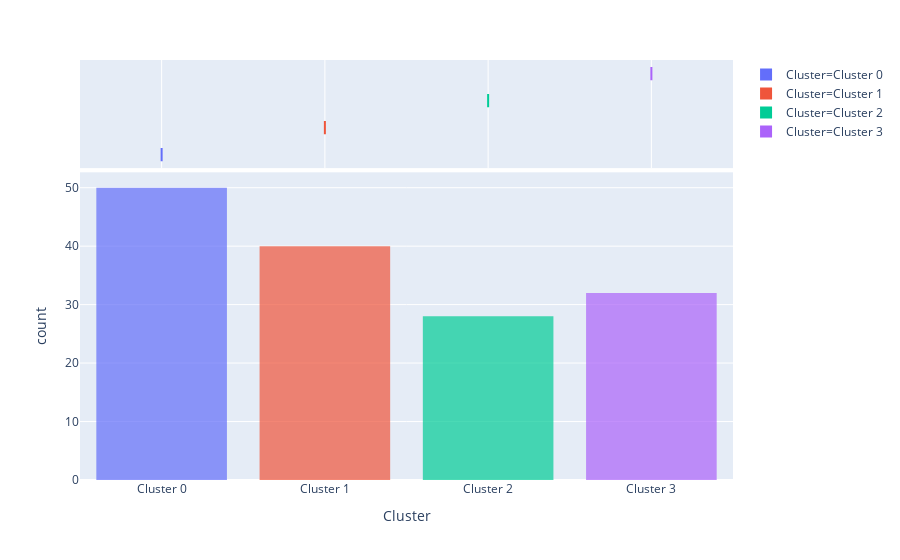

Notebook cell for this chart:
### Code cell
plot_model(kmeans,plot='distribution')

### Figure 1 — Plotly figure (JSON) as saved in the notebook; plotly's stock layout.template omitted (floating-point values rounded to 4 significant figures; data arrays with more than 128 entries replaced by an {"elided": "..."} marker saying what was removed)
{"data": [{"alignmentgroup": "True", "bingroup": "x", "hoverlabel": {"namelength": 0}, "hovertemplate": "Cluster=%{x}<br>count=%{y}", "legendgroup": "Cluster=Cluster 0", "marker": {"color": "#636efa", "opacity": 0.7}, "name": "Cluster=Cluster 0", "offsetgroup": "Cluster=Cluster 0", "orientation": "v", "showlegend": true, "type": "histogram", "x": ["Cluster 0", "Cluster 0", "Cluster 0", "Cluster 0", "Cluster 0", "Cluster 0", "Cluster 0", "Cluster 0", "Cluster 0", "Cluster 0", "Cluster 0", "Cluster 0", "Cluster 0", "Cluster 0", "Cluster 0", "Cluster 0", "Cluster 0", "Cluster 0", "Cluster 0", "Cluster 0", "Cluster 0", "Cluster 0", "Cluster 0", "Cluster 0", "Cluster 0", "Cluster 0", "Cluster 0", "Cluster 0", "Cluster 0", "Cluster 0", "Cluster 0", "Cluster 0", "Cluster 0", "Cluster 0", "Cluster 0", "Cluster 0", "Cluster 0", "Cluster 0", "Cluster 0", "Cluster 0", "Cluster 0", "Cluster 0", "Cluster 0", "Cluster 0", "Cluster 0", "Cluster 0", "Cluster 0", "Cluster 0", "Cluster 0", "Cluster 0"], "xaxis": "x", "yaxis": "y"}, {"alignmentgroup": "True", "customdata": {"elided": "50x7 mixed values"}, "hoverlabel": {"namelength": 0}, "hovertemplate": "Cluster=%{customdata[6]}<br>Id=%{customdata[0]}<br>SepalLengthCm=%{customdata[1]}<br>SepalWidthCm=%{customdata[2]}<br>PetalLengthCm=%{customdata[3]}<br>PetalWidthCm=%{customdata[4]}<br>Species=%{customdata[5]}", "legendgroup": "Cluster=Cluster 0", "marker": {"color": "#636efa"}, "name": "Cluster=Cluster 0", "notched": true, "offsetgroup": "Cluster=Cluster 0", "showlegend": false, "type": "box", "x": ["Cluster 0", "Cluster 0", "Cluster 0", "Cluster 0", "Cluster 0", "Cluster 0", "Cluster 0", "Cluster 0", "Cluster 0", "Cluster 0", "Cluster 0", "Cluster 0", "Cluster 0", "Cluster 0", "Cluster 0", "Cluster 0", "Cluster 0", "Cluster 0", "Cluster 0", "Cluster 0", "Cluster 0", "Cluster 0", "Cluster 0", "Cluster 0", "Cluster 0", "Cluster 0", "Cluster 0", "Cluster 0", "Cluster 0", "Cluster 0", "Cluster 0", "Cluster 0", "Cluster 0", "Cluster 0", "Cluster 0", "Cluster 0", "Cluster 0", "Cluster 0", "Cluster 0", "Cluster 0", "Cluster 0", "Cluster 0", "Cluster 0", "Cluster 0", "Cluster 0", "Cluster 0", "Cluster 0", "Cluster 0", "Cluster 0", "Cluster 0"], "xaxis": "x2", "yaxis": "y2"}, {"alignmentgroup": "True", "bingroup": "x", "hoverlabel": {"namelength": 0}, "hovertemplate": "Cluster=%{x}<br>count=%{y}", "legendgroup": "Cluster=Cluster 1", "marker": {"color": "#EF553B", "opacity": 0.7}, "name": "Cluster=Cluster 1", "offsetgroup": "Cluster=Cluster 1", "orientation": "v", "showlegend": true, "type": "histogram", "x": ["Cluster 1", "Cluster 1", "Cluster 1", "Cluster 1", "Cluster 1", "Cluster 1", "Cluster 1", "Cluster 1", "Cluster 1", "Cluster 1", "Cluster 1", "Cluster 1", "Cluster 1", "Cluster 1", "Cluster 1", "Cluster 1", "Cluster 1", "Cluster 1", "Cluster 1", "Cluster 1", "Cluster 1", "Cluster 1", "Cluster 1", "Cluster 1", "Cluster 1", "Cluster 1", "Cluster 1", "Cluster 1", "Cluster 1", "Cluster 1", "Cluster 1", "Cluster 1", "Cluster 1", "Cluster 1", "Cluster 1", "Cluster 1", "Cluster 1", "Cluster 1", "Cluster 1", "Cluster 1"], "xaxis": "x", "yaxis": "y"}, {"alignmentgroup": "True", "customdata": {"elided": "40x7 mixed values"}, "hoverlabel": {"namelength": 0}, "hovertemplate": "Cluster=%{customdata[6]}<br>Id=%{customdata[0]}<br>SepalLengthCm=%{customdata[1]}<br>SepalWidthCm=%{customdata[2]}<br>PetalLengthCm=%{customdata[3]}<br>PetalWidthCm=%{customdata[4]}<br>Species=%{customdata[5]}", "legendgroup": "Cluster=Cluster 1", "marker": {"color": "#EF553B"}, "name": "Cluster=Cluster 1", "notched": true, "offsetgroup": "Cluster=Cluster 1", "showlegend": false, "type": "box", "x": ["Cluster 1", "Cluster 1", "Cluster 1", "Cluster 1", "Cluster 1", "Cluster 1", "Cluster 1", "Cluster 1", "Cluster 1", "Cluster 1", "Cluster 1", "Cluster 1", "Cluster 1", "Cluster 1", "Cluster 1", "Cluster 1", "Cluster 1", "Cluster 1", "Cluster 1", "Cluster 1", "Cluster 1", "Cluster 1", "Cluster 1", "Cluster 1", "Cluster 1", "Cluster 1", "Cluster 1", "Cluster 1", "Cluster 1", "Cluster 1", "Cluster 1", "Cluster 1", "Cluster 1", "Cluster 1", "Cluster 1", "Cluster 1", "Cluster 1", "Cluster 1", "Cluster 1", "Cluster 1"], "xaxis": "x2", "yaxis": "y2"}, {"alignmentgroup": "True", "bingroup": "x", "hoverlabel": {"namelength": 0}, "hovertemplate": "Cluster=%{x}<br>count=%{y}", "legendgroup": "Cluster=Cluster 2", "marker": {"color": "#00cc96", "opacity": 0.7}, "name": "Cluster=Cluster 2", "offsetgroup": "Cluster=Cluster 2", "orientation": "v", "showlegend": true, "type": "histogram", "x": ["Cluster 2", "Cluster 2", "Cluster 2", "Cluster 2", "Cluster 2", "Cluster 2", "Cluster 2", "Cluster 2", "Cluster 2", "Cluster 2", "Cluster 2", "Cluster 2", "Cluster 2", "Cluster 2", "Cluster 2", "Cluster 2", "Cluster 2", "Cluster 2", "Cluster 2", "Cluster 2", "Cluster 2", "Cluster 2", "Cluster 2", "Cluster 2", "Cluster 2", "Cluster 2", "Cluster 2", "Cluster 2"], "xaxis": "x", "yaxis": "y"}, {"alignmentgroup": "True", "customdata": {"elided": "28x7 mixed values"}, "hoverlabel": {"namelength": 0}, "hovertemplate": "Cluster=%{customdata[6]}<br>Id=%{customdata[0]}<br>SepalLengthCm=%{customdata[1]}<br>SepalWidthCm=%{customdata[2]}<br>PetalLengthCm=%{customdata[3]}<br>PetalWidthCm=%{customdata[4]}<br>Species=%{customdata[5]}", "legendgroup": "Cluster=Cluster 2", "marker": {"color": "#00cc96"}, "name": "Cluster=Cluster 2", "notched": true, "offsetgroup": "Cluster=Cluster 2", "showlegend": false, "type": "box", "x": ["Cluster 2", "Cluster 2", "Cluster 2", "Cluster 2", "Cluster 2", "Cluster 2", "Cluster 2", "Cluster 2", "Cluster 2", "Cluster 2", "Cluster 2", "Cluster 2", "Cluster 2", "Cluster 2", "Cluster 2", "Cluster 2", "Cluster 2", "Cluster 2", "Cluster 2", "Cluster 2", "Cluster 2", "Cluster 2", "Cluster 2", "Cluster 2", "Cluster 2", "Cluster 2", "Cluster 2", "Cluster 2"], "xaxis": "x2", "yaxis": "y2"}, {"alignmentgroup": "True", "bingroup": "x", "hoverlabel": {"namelength": 0}, "hovertemplate": "Cluster=%{x}<br>count=%{y}", "legendgroup": "Cluster=Cluster 3", "marker": {"color": "#ab63fa", "opacity": 0.7}, "name": "Cluster=Cluster 3", "offsetgroup": "Cluster=Cluster 3", "orientation": "v", "showlegend": true, "type": "histogram", "x": ["Cluster 3", "Cluster 3", "Cluster 3", "Cluster 3", "Cluster 3", "Cluster 3", "Cluster 3", "Cluster 3", "Cluster 3", "Cluster 3", "Cluster 3", "Cluster 3", "Cluster 3", "Cluster 3", "Cluster 3", "Cluster 3", "Cluster 3", "Cluster 3", "Cluster 3", "Cluster 3", "Cluster 3", "Cluster 3", "Cluster 3", "Cluster 3", "Cluster 3", "Cluster 3", "Cluster 3", "Cluster 3", "Cluster 3", "Cluster 3", "Cluster 3", "Cluster 3"], "xaxis": "x", "yaxis": "y"}, {"alignmentgroup": "True", "customdata": {"elided": "32x7 mixed values"}, "hoverlabel": {"namelength": 0}, "hovertemplate": "Cluster=%{customdata[6]}<br>Id=%{customdata[0]}<br>SepalLengthCm=%{customdata[1]}<br>SepalWidthCm=%{customdata[2]}<br>PetalLengthCm=%{customdata[3]}<br>PetalWidthCm=%{customdata[4]}<br>Species=%{customdata[5]}", "legendgroup": "Cluster=Cluster 3", "marker": {"color": "#ab63fa"}, "name": "Cluster=Cluster 3", "notched": true, "offsetgroup": "Cluster=Cluster 3", "showlegend": false, "type": "box", "x": ["Cluster 3", "Cluster 3", "Cluster 3", "Cluster 3", "Cluster 3", "Cluster 3", "Cluster 3", "Cluster 3", "Cluster 3", "Cluster 3", "Cluster 3", "Cluster 3", "Cluster 3", "Cluster 3", "Cluster 3", "Cluster 3", "Cluster 3", "Cluster 3", "Cluster 3", "Cluster 3", "Cluster 3", "Cluster 3", "Cluster 3", "Cluster 3", "Cluster 3", "Cluster 3", "Cluster 3", "Cluster 3", "Cluster 3", "Cluster 3", "Cluster 3", "Cluster 3"], "xaxis": "x2", "yaxis": "y2"}], "layout": {"barmode": "relative", "legend": {"tracegroupgap": 0}, "margin": {"t": 60}, "xaxis": {"anchor": "y", "categoryarray": ["Cluster 0", "Cluster 1", "Cluster 2", "Cluster 3"], "categoryorder": "array", "domain": [0, 1], "title": {"text": "Cluster"}}, "xaxis2": {"anchor": "y2", "domain": [0, 1], "matches": "x", "showgrid": true, "showticklabels": false}, "yaxis": {"anchor": "x", "domain": [0, 0.7326], "title": {"text": "count"}}, "yaxis2": {"anchor": "x2", "domain": [0.7426, 1], "matches": "y2", "showgrid": false, "showline": false, "showticklabels": false, "ticks": ""}}}
